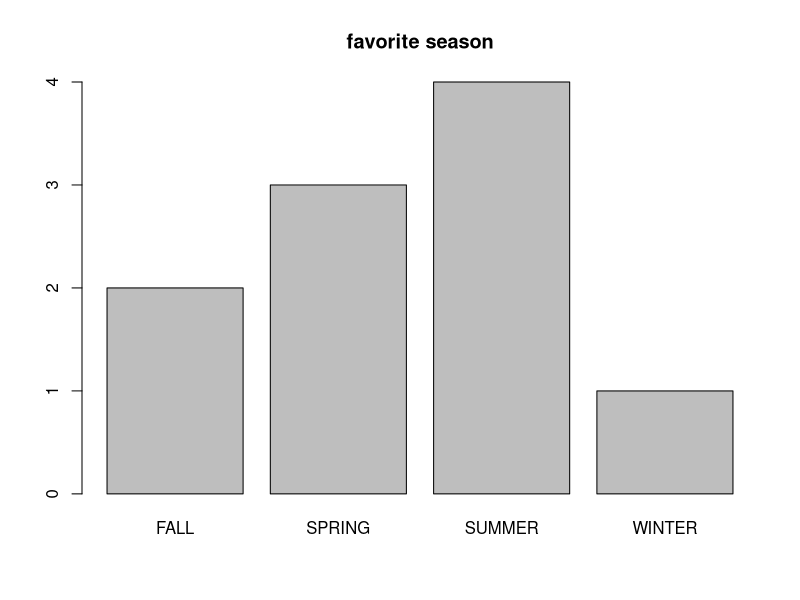
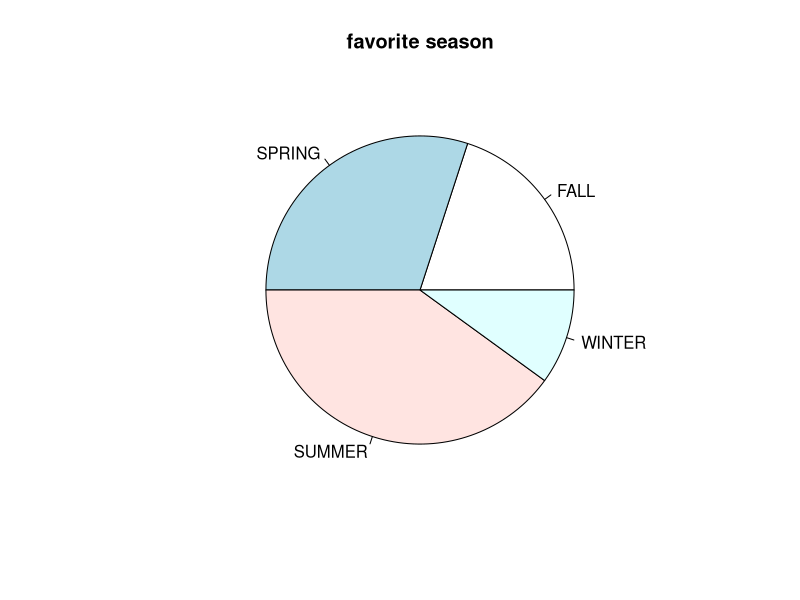
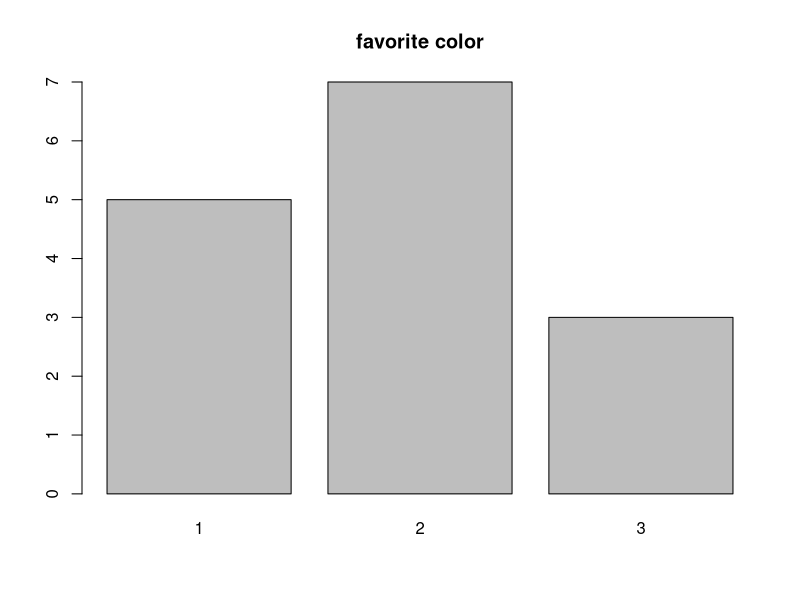
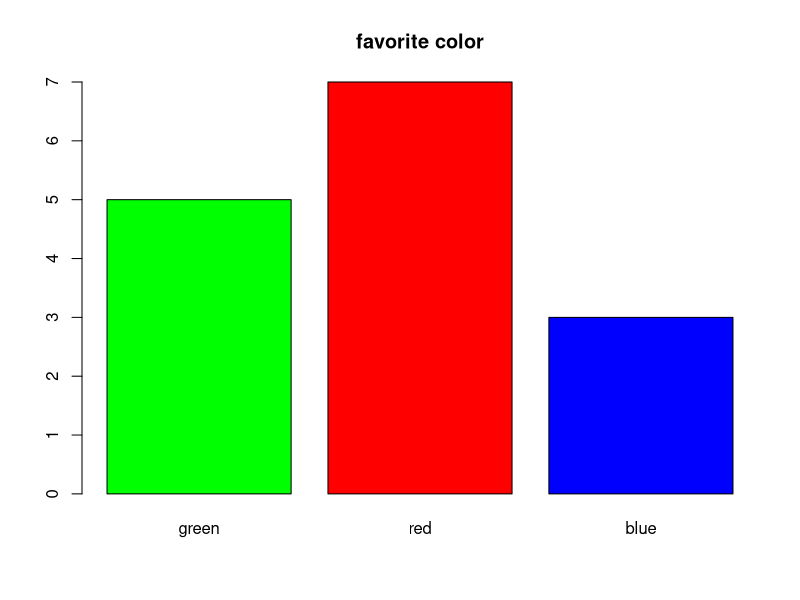
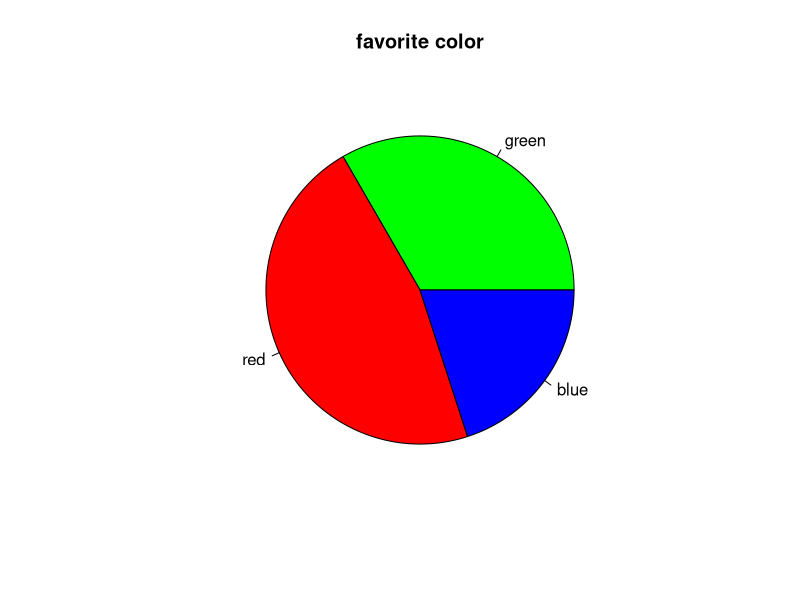
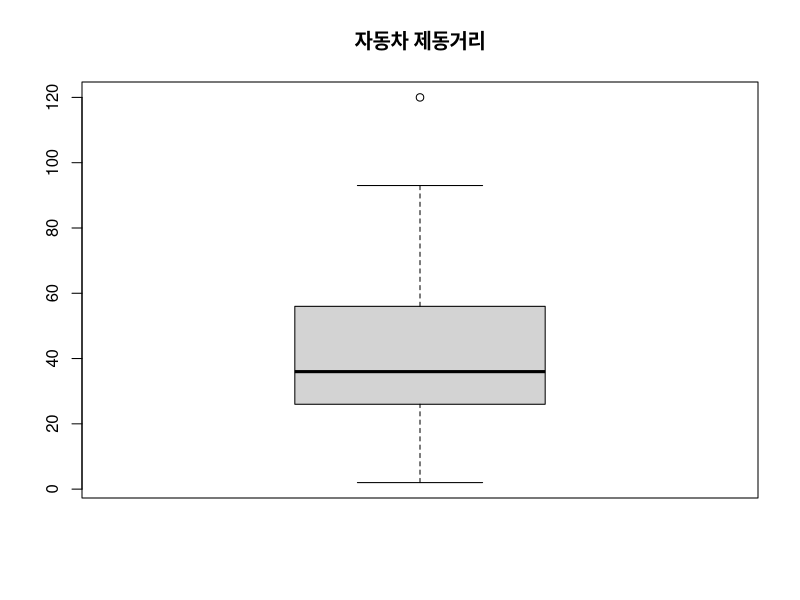
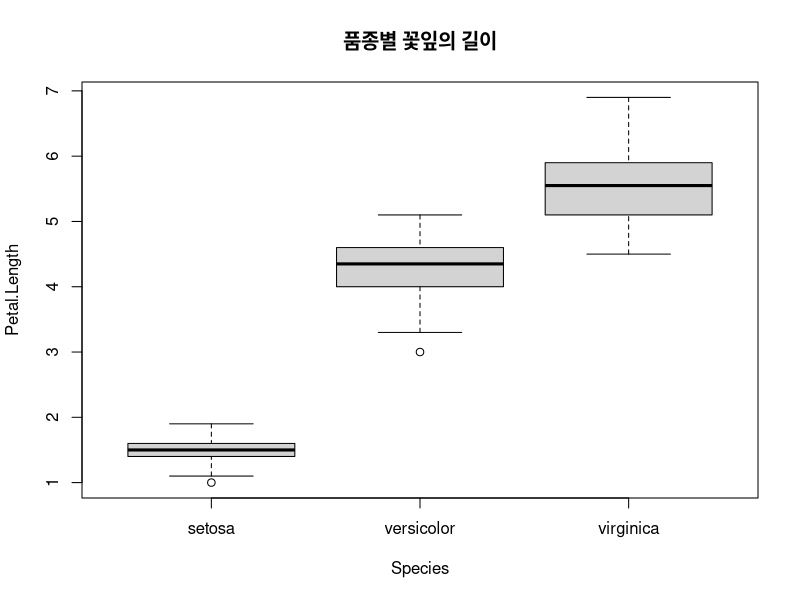
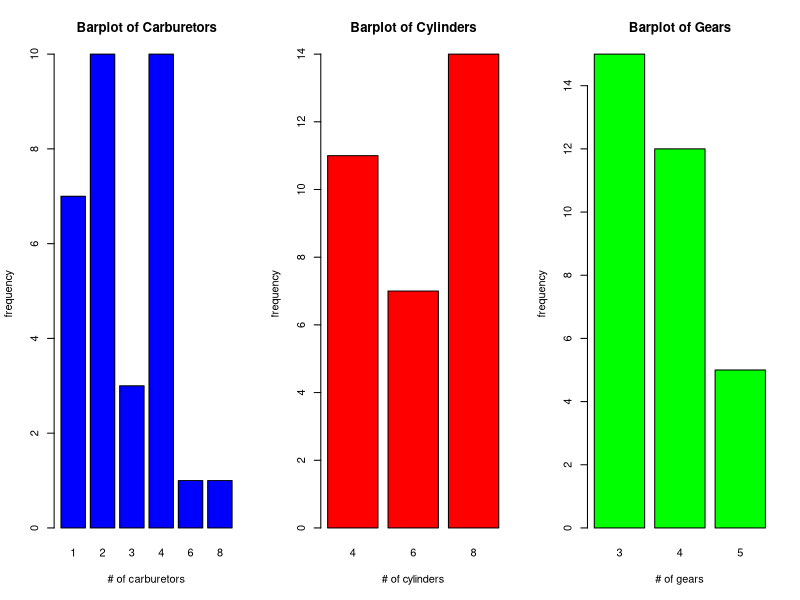

Write the R code that produced these figures, in order.
iris$Species[140]
as.numeric(iris$Species[140])


favorite <- c('WINTER', 'SUMMER', 'SPRING', 'SUMMER', 'SUMMER',
              'FALL', 'FALL', 'SUMMER', 'SPRING', 'SPRING')
favorite                          # favorite의 내용 출력
table(favorite)                   # 도수분포표 계산
table(favorite)/length(favorite)  # 비율 출력

ds <- table(favorite)
ds                
barplot(ds, main='favorite season')


ds <- table(favorite)
ds                
pie(ds, main='favorite season')



favorite.color <- c(2, 3, 2, 1, 1, 2, 2, 1, 3, 2, 1, 3, 2, 1, 2)
ds <- table(favorite.color)
ds
barplot(ds, main='favorite color')


colors <- c('green', 'red', 'blue')
names(ds) <- colors         # 자료값 1,2,3을 green, red, blue로 변경
ds
barplot(ds, main='favorite color', col=colors)  # 색 지정 막대그래프



pie(ds, main='favorite color', col=colors)      # 색 지정 원그래프



mydata <- c(60, 62, 64, 65, 68, 69, 120)
var(mydata) 			# 분산
sd(mydata) 			# 표준편차
range(mydata) 			# 값의 범위
diff(range(mydata)) 		# 최댓값, 최솟값의 차이



weight <- c(60, 62, 64, 65, 68, 69)
weight.heavy <- c(weight, 120)
weight
weight.heavy

mean(weight)                    # 평균
mean(weight.heavy)              # 평균

median(weight)                  # 중앙값
median(weight.heavy)            # 중앙값

mean(weight, trim=0.2)          # 절사평균(상하위 20% 제외)
mean(weight.heavy,trim=0.2)     # 절사평균(상하위 20% 제외)






mydata <- c(60, 62, 64, 65, 68, 69, 120)
quantile(mydata)
quantile(mydata, (0:10)/10) 	#0~10/10=>10% 단위로 구간을 나누어 계산
summary(mydata)






dist <- cars[,2]  # 자동차 제동거리(단위: 피트) / 기본 데이터 cars
boxplot(dist, main="자동차 제동거리")




boxplot.stats(dist)




boxplot(Petal.Length~Species, data=iris, main="품종별 꽃잎의 길이")




par(mfrow = c(1, 3))  # 1x3 가상화면 분할

barplot(table(mtcars$carb),
        main = "Barplot of Carburetors",
        xlab = "# of carburetors",
        ylab = "frequency",
        col = "blue")

barplot(table(mtcars$cyl),
        main = "Barplot of Cylinders",
        xlab = "# of cylinders",
        ylab = "frequency",
        col = "red")

barplot(table(mtcars$gear),
        main = "Barplot of Gears",
        xlab = "# of gears",
        ylab = "frequency",
        col = "green")

par(mfrow = c(1, 1))  # 가상화면 분할 해제


dist <- cars[,2] 				# 자동차 제동거리
hist(dist, 					# 자료(data)
     main="Histogram for 제동거리", 	# 제목
     xlab ="제동거리", 			# x축 레이블
     ylab="빈도수", 			# y축 레이블
     border="blue", 			# 막대 테두리색
     col="green", 			# 막대 색
     las=2, 				# x축 글씨 방향(0~3)
     breaks=5) 			# 막대 개수 조절



score <- c(76, 84, 69, 50, 95, 60, 82, 71, 88, 84)
which(score==69) 		# 성적이 69인 학생은 몇 번째에 있나
which(score>=85) 		# 성적이 85 이상인 학생은 몇 번째에 있나
max(score) 		# 최고 점수는 몇 점인가
which.max(score) 		# 최고 점수는 몇 번째에 있나
min(score) 		# 최저 점수는 몇 점인가
which.min(score) 		# 최저 점수는 몇 번째에 있나




score <- c(76, 84, 69, 50, 95, 60, 82, 71, 88, 84)
idx <- which(score<=60) 	# 성적이 60 이하인 값들의 인덱스
score[idx] <- 61 	       # 성적이 60 이하인 값들은 61점으로 성적 상향 조정
score 			# 상향 조정된 성적 확인

idx <- which(score>=80) 	# 성적이 80 이상인 값들의 인덱스
score.high <- score[idx] 	# 성적이 80 이상인 값들만 추출하여 저장
score.high 		# score.high의 내용 확인



idx <- which(iris$Petal.Length>5.0) # 꽃잎의 길이가 5.0 이상인 값들의 인덱스
idx
iris.big <- iris[idx,] 		       # 인덱스에 해당하는 값만 추출하여 저장
iris.big 




# 1~4열의 값 중 5보다 큰 값의 행과 열의 위치
idx <- which(iris[,1:4]>5.0, arr.ind =TRUE)
idx



m <- matrix(1:12, 3, 4) 

which(m %% 3 == 0)
which(m %% 3 == 0, arr.ind = TRUE)
